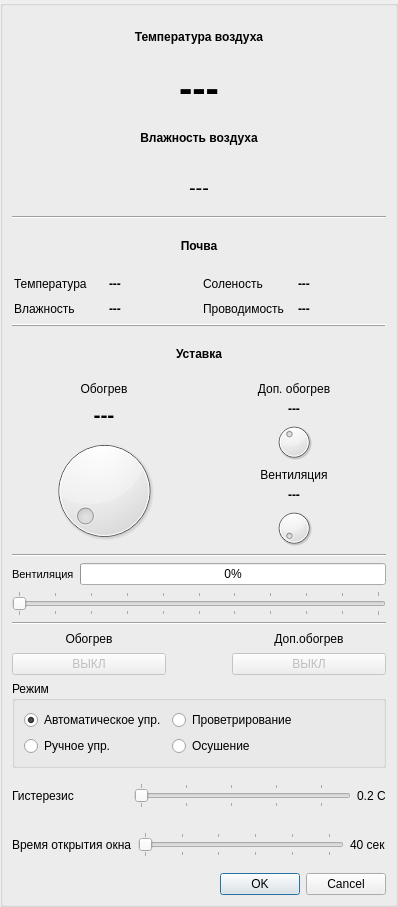
<?xml version="1.0" encoding="UTF-8"?>
<ui version="4.0">
 <class>FormTeplica</class>
 <widget class="QWidget" name="FormTeplica">
  <property name="windowModality">
   <enum>Qt::ApplicationModal</enum>
  </property>
  <property name="geometry">
   <rect>
    <x>0</x>
    <y>0</y>
    <width>398</width>
    <height>907</height>
   </rect>
  </property>
  <property name="sizePolicy">
   <sizepolicy hsizetype="Preferred" vsizetype="Preferred">
    <horstretch>0</horstretch>
    <verstretch>0</verstretch>
   </sizepolicy>
  </property>
  <property name="maximumSize">
   <size>
    <width>475</width>
    <height>907</height>
   </size>
  </property>
  <property name="windowTitle">
   <string>Form</string>
  </property>
  <layout class="QGridLayout" name="gridLayout_4">
   <property name="leftMargin">
    <number>0</number>
   </property>
   <property name="topMargin">
    <number>0</number>
   </property>
   <property name="rightMargin">
    <number>0</number>
   </property>
   <property name="bottomMargin">
    <number>0</number>
   </property>
   <property name="horizontalSpacing">
    <number>2</number>
   </property>
   <property name="verticalSpacing">
    <number>0</number>
   </property>
   <item row="0" column="0">
    <widget class="QGroupBox" name="groupBox">
     <property name="flat">
      <bool>false</bool>
     </property>
     <property name="checkable">
      <bool>false</bool>
     </property>
     <layout class="QGridLayout" name="gridLayout_3">
      <item row="0" column="0">
       <layout class="QVBoxLayout" name="verticalLayout">
        <property name="sizeConstraint">
         <enum>QLayout::SetMinimumSize</enum>
        </property>
        <item>
         <layout class="QHBoxLayout" name="horizontalLayout_4">
          <item>
           <widget class="QLabel" name="label_3">
            <property name="text">
             <string>&lt;html&gt;&lt;head/&gt;&lt;body&gt;&lt;p align=&quot;center&quot;&gt;&lt;span style=&quot; font-weight:600;&quot;&gt;Температура воздуха&lt;/span&gt;&lt;/p&gt;&lt;/body&gt;&lt;/html&gt;</string>
            </property>
           </widget>
          </item>
         </layout>
        </item>
        <item>
         <widget class="QLabel" name="Temperature">
          <property name="font">
           <font>
            <pointsize>30</pointsize>
            <italic>false</italic>
            <bold>true</bold>
           </font>
          </property>
          <property name="text">
           <string>---</string>
          </property>
          <property name="alignment">
           <set>Qt::AlignCenter</set>
          </property>
          <property name="margin">
           <number>1</number>
          </property>
         </widget>
        </item>
        <item>
         <layout class="QHBoxLayout" name="horizontalLayout_7">
          <item>
           <widget class="QLabel" name="label_4">
            <property name="text">
             <string>&lt;html&gt;&lt;head/&gt;&lt;body&gt;&lt;p align=&quot;center&quot;&gt;&lt;span style=&quot; font-weight:600;&quot;&gt;Влажность воздуха&lt;/span&gt;&lt;/p&gt;&lt;/body&gt;&lt;/html&gt;</string>
            </property>
           </widget>
          </item>
         </layout>
        </item>
        <item>
         <widget class="QLabel" name="Hum">
          <property name="font">
           <font>
            <pointsize>15</pointsize>
            <italic>false</italic>
            <bold>false</bold>
           </font>
          </property>
          <property name="text">
           <string>---</string>
          </property>
          <property name="alignment">
           <set>Qt::AlignCenter</set>
          </property>
          <property name="margin">
           <number>1</number>
          </property>
         </widget>
        </item>
        <item>
         <widget class="Line" name="line_2">
          <property name="orientation">
           <enum>Qt::Horizontal</enum>
          </property>
         </widget>
        </item>
        <item>
         <widget class="QLabel" name="label_9">
          <property name="text">
           <string>&lt;html&gt;&lt;head/&gt;&lt;body&gt;&lt;p align=&quot;center&quot;&gt;&lt;span style=&quot; font-weight:600;&quot;&gt;Почва&lt;/span&gt;&lt;/p&gt;&lt;/body&gt;&lt;/html&gt;</string>
          </property>
          <property name="alignment">
           <set>Qt::AlignCenter</set>
          </property>
         </widget>
        </item>
        <item>
         <layout class="QGridLayout" name="gridLayout">
          <property name="sizeConstraint">
           <enum>QLayout::SetFixedSize</enum>
          </property>
          <property name="leftMargin">
           <number>2</number>
          </property>
          <property name="topMargin">
           <number>0</number>
          </property>
          <item row="1" column="0">
           <layout class="QHBoxLayout" name="horizontalLayout_14">
            <item>
             <widget class="QLabel" name="label_soilH">
              <property name="text">
               <string>Влажность</string>
              </property>
             </widget>
            </item>
            <item>
             <widget class="QLabel" name="soilH">
              <property name="font">
               <font>
                <bold>true</bold>
               </font>
              </property>
              <property name="text">
               <string>---</string>
              </property>
             </widget>
            </item>
            <item>
             <widget class="QLabel" name="label_soilC">
              <property name="text">
               <string>Проводимость</string>
              </property>
             </widget>
            </item>
            <item>
             <widget class="QLabel" name="soilC">
              <property name="font">
               <font>
                <bold>true</bold>
               </font>
              </property>
              <property name="text">
               <string>---</string>
              </property>
             </widget>
            </item>
           </layout>
          </item>
          <item row="0" column="0">
           <layout class="QHBoxLayout" name="horizontalLayout_15">
            <item>
             <layout class="QHBoxLayout" name="horizontalLayout_16">
              <item>
               <widget class="QLabel" name="label_soilT">
                <property name="text">
                 <string>Температура</string>
                </property>
               </widget>
              </item>
              <item>
               <widget class="QLabel" name="soilT">
                <property name="font">
                 <font>
                  <bold>true</bold>
                 </font>
                </property>
                <property name="text">
                 <string>---</string>
                </property>
               </widget>
              </item>
              <item>
               <widget class="QLabel" name="label_soilPH">
                <property name="text">
                 <string>Соленость</string>
                </property>
               </widget>
              </item>
              <item>
               <widget class="QLabel" name="soilPH">
                <property name="font">
                 <font>
                  <bold>true</bold>
                 </font>
                </property>
                <property name="text">
                 <string>---</string>
                </property>
               </widget>
              </item>
             </layout>
            </item>
           </layout>
          </item>
         </layout>
        </item>
        <item>
         <widget class="Line" name="line_7">
          <property name="frameShadow">
           <enum>QFrame::Raised</enum>
          </property>
          <property name="orientation">
           <enum>Qt::Horizontal</enum>
          </property>
         </widget>
        </item>
        <item>
         <layout class="QHBoxLayout" name="horizontalLayout_2">
          <item>
           <widget class="QLabel" name="label">
            <property name="font">
             <font>
              <bold>true</bold>
             </font>
            </property>
            <property name="text">
             <string>&lt;html&gt;&lt;head/&gt;&lt;body&gt;&lt;p align=&quot;center&quot;&gt;Уставка&lt;/p&gt;&lt;/body&gt;&lt;/html&gt;</string>
            </property>
           </widget>
          </item>
         </layout>
        </item>
        <item>
         <layout class="QHBoxLayout" name="horizontalLayout_6">
          <item>
           <layout class="QVBoxLayout" name="verticalLayout_2">
            <item>
             <widget class="QLabel" name="label_22">
              <property name="text">
               <string>Обогрев</string>
              </property>
              <property name="alignment">
               <set>Qt::AlignCenter</set>
              </property>
             </widget>
            </item>
            <item>
             <widget class="QLabel" name="Ustavka">
              <property name="font">
               <font>
                <pointsize>16</pointsize>
                <italic>false</italic>
                <bold>true</bold>
               </font>
              </property>
              <property name="text">
               <string>---</string>
              </property>
              <property name="alignment">
               <set>Qt::AlignCenter</set>
              </property>
             </widget>
            </item>
            <item>
             <widget class="QDial" name="dial_UstTemper">
              <property name="enabled">
               <bool>true</bool>
              </property>
              <property name="sizePolicy">
               <sizepolicy hsizetype="Preferred" vsizetype="Preferred">
                <horstretch>0</horstretch>
                <verstretch>200</verstretch>
               </sizepolicy>
              </property>
              <property name="minimumSize">
               <size>
                <width>0</width>
                <height>100</height>
               </size>
              </property>
              <property name="sizeIncrement">
               <size>
                <width>0</width>
                <height>100</height>
               </size>
              </property>
              <property name="baseSize">
               <size>
                <width>0</width>
                <height>100</height>
               </size>
              </property>
              <property name="cursor">
               <cursorShape>PointingHandCursor</cursorShape>
              </property>
              <property name="contextMenuPolicy">
               <enum>Qt::DefaultContextMenu</enum>
              </property>
              <property name="minimum">
               <number>0</number>
              </property>
              <property name="maximum">
               <number>50</number>
              </property>
              <property name="singleStep">
               <number>1</number>
              </property>
              <property name="value">
               <number>1</number>
              </property>
              <property name="tracking">
               <bool>true</bool>
              </property>
              <property name="invertedAppearance">
               <bool>false</bool>
              </property>
              <property name="invertedControls">
               <bool>false</bool>
              </property>
             </widget>
            </item>
           </layout>
          </item>
          <item>
           <layout class="QVBoxLayout" name="verticalLayout_3">
            <item>
             <widget class="QLabel" name="label_24">
              <property name="text">
               <string>Доп. обогрев</string>
              </property>
              <property name="alignment">
               <set>Qt::AlignCenter</set>
              </property>
             </widget>
            </item>
            <item>
             <widget class="QLabel" name="UstavkaHeat">
              <property name="font">
               <font>
                <pointsize>9</pointsize>
                <italic>false</italic>
                <bold>true</bold>
                <kerning>false</kerning>
               </font>
              </property>
              <property name="text">
               <string>---</string>
              </property>
              <property name="alignment">
               <set>Qt::AlignCenter</set>
              </property>
             </widget>
            </item>
            <item>
             <widget class="QDial" name="dial_Ust_Heat">
              <property name="enabled">
               <bool>true</bool>
              </property>
              <property name="sizePolicy">
               <sizepolicy hsizetype="Preferred" vsizetype="Minimum">
                <horstretch>10</horstretch>
                <verstretch>0</verstretch>
               </sizepolicy>
              </property>
              <property name="minimumSize">
               <size>
                <width>10</width>
                <height>0</height>
               </size>
              </property>
              <property name="maximumSize">
               <size>
                <width>16777215</width>
                <height>40</height>
               </size>
              </property>
              <property name="cursor">
               <cursorShape>PointingHandCursor</cursorShape>
              </property>
              <property name="contextMenuPolicy">
               <enum>Qt::DefaultContextMenu</enum>
              </property>
              <property name="minimum">
               <number>0</number>
              </property>
              <property name="maximum">
               <number>10</number>
              </property>
              <property name="singleStep">
               <number>1</number>
              </property>
              <property name="pageStep">
               <number>5</number>
              </property>
              <property name="value">
               <number>4</number>
              </property>
              <property name="sliderPosition">
               <number>4</number>
              </property>
              <property name="tracking">
               <bool>true</bool>
              </property>
              <property name="invertedAppearance">
               <bool>false</bool>
              </property>
              <property name="invertedControls">
               <bool>false</bool>
              </property>
             </widget>
            </item>
            <item>
             <widget class="QLabel" name="label_23">
              <property name="text">
               <string>Вентиляция</string>
              </property>
              <property name="alignment">
               <set>Qt::AlignCenter</set>
              </property>
             </widget>
            </item>
            <item>
             <widget class="QLabel" name="UstavkaWin">
              <property name="font">
               <font>
                <pointsize>9</pointsize>
                <italic>false</italic>
                <bold>true</bold>
                <kerning>false</kerning>
               </font>
              </property>
              <property name="text">
               <string>---</string>
              </property>
              <property name="alignment">
               <set>Qt::AlignCenter</set>
              </property>
             </widget>
            </item>
            <item>
             <widget class="QDial" name="dial_Ust_Win">
              <property name="enabled">
               <bool>true</bool>
              </property>
              <property name="sizePolicy">
               <sizepolicy hsizetype="Preferred" vsizetype="Minimum">
                <horstretch>10</horstretch>
                <verstretch>0</verstretch>
               </sizepolicy>
              </property>
              <property name="minimumSize">
               <size>
                <width>10</width>
                <height>0</height>
               </size>
              </property>
              <property name="maximumSize">
               <size>
                <width>16777215</width>
                <height>40</height>
               </size>
              </property>
              <property name="cursor">
               <cursorShape>PointingHandCursor</cursorShape>
              </property>
              <property name="contextMenuPolicy">
               <enum>Qt::DefaultContextMenu</enum>
              </property>
              <property name="minimum">
               <number>0</number>
              </property>
              <property name="maximum">
               <number>35</number>
              </property>
              <property name="singleStep">
               <number>1</number>
              </property>
              <property name="pageStep">
               <number>5</number>
              </property>
              <property name="value">
               <number>0</number>
              </property>
              <property name="tracking">
               <bool>true</bool>
              </property>
              <property name="invertedAppearance">
               <bool>false</bool>
              </property>
              <property name="invertedControls">
               <bool>false</bool>
              </property>
             </widget>
            </item>
           </layout>
          </item>
         </layout>
        </item>
        <item>
         <widget class="Line" name="line_8">
          <property name="orientation">
           <enum>Qt::Horizontal</enum>
          </property>
         </widget>
        </item>
        <item>
         <layout class="QHBoxLayout" name="horizontalLayout">
          <property name="topMargin">
           <number>0</number>
          </property>
          <item>
           <widget class="QLabel" name="label_7">
            <property name="font">
             <font>
              <pointsize>8</pointsize>
             </font>
            </property>
            <property name="text">
             <string>Вентиляция</string>
            </property>
           </widget>
          </item>
          <item>
           <widget class="QProgressBar" name="progressBar">
            <property name="value">
             <number>0</number>
            </property>
            <property name="alignment">
             <set>Qt::AlignCenter</set>
            </property>
            <property name="orientation">
             <enum>Qt::Horizontal</enum>
            </property>
            <property name="textDirection">
             <enum>QProgressBar::BottomToTop</enum>
            </property>
           </widget>
          </item>
         </layout>
        </item>
        <item>
         <widget class="QSlider" name="Setting_window">
          <property name="enabled">
           <bool>true</bool>
          </property>
          <property name="sizePolicy">
           <sizepolicy hsizetype="Minimum" vsizetype="Maximum">
            <horstretch>0</horstretch>
            <verstretch>0</verstretch>
           </sizepolicy>
          </property>
          <property name="minimumSize">
           <size>
            <width>300</width>
            <height>25</height>
           </size>
          </property>
          <property name="autoFillBackground">
           <bool>false</bool>
          </property>
          <property name="inputMethodHints">
           <set>Qt::ImhNone</set>
          </property>
          <property name="maximum">
           <number>100</number>
          </property>
          <property name="singleStep">
           <number>5</number>
          </property>
          <property name="value">
           <number>0</number>
          </property>
          <property name="sliderPosition">
           <number>0</number>
          </property>
          <property name="tracking">
           <bool>false</bool>
          </property>
          <property name="orientation">
           <enum>Qt::Horizontal</enum>
          </property>
          <property name="invertedAppearance">
           <bool>false</bool>
          </property>
          <property name="invertedControls">
           <bool>false</bool>
          </property>
          <property name="tickPosition">
           <enum>QSlider::TicksBothSides</enum>
          </property>
          <property name="tickInterval">
           <number>10</number>
          </property>
         </widget>
        </item>
        <item>
         <widget class="Line" name="line">
          <property name="orientation">
           <enum>Qt::Horizontal</enum>
          </property>
         </widget>
        </item>
        <item>
         <layout class="QGridLayout" name="gridLayout_2">
          <item row="1" column="0">
           <widget class="QPushButton" name="pushButtonPump">
            <property name="enabled">
             <bool>false</bool>
            </property>
            <property name="styleSheet">
             <string notr="true"/>
            </property>
            <property name="text">
             <string>ВЫКЛ</string>
            </property>
            <property name="checkable">
             <bool>false</bool>
            </property>
            <property name="checked">
             <bool>false</bool>
            </property>
           </widget>
          </item>
          <item row="0" column="2">
           <widget class="QLabel" name="label_6">
            <property name="text">
             <string>Доп.обогрев</string>
            </property>
            <property name="alignment">
             <set>Qt::AlignCenter</set>
            </property>
           </widget>
          </item>
          <item row="1" column="2">
           <widget class="QPushButton" name="pushButtonHeat">
            <property name="enabled">
             <bool>false</bool>
            </property>
            <property name="text">
             <string>ВЫКЛ</string>
            </property>
           </widget>
          </item>
          <item row="0" column="0">
           <widget class="QLabel" name="label_5">
            <property name="text">
             <string>Обогрев</string>
            </property>
            <property name="alignment">
             <set>Qt::AlignCenter</set>
            </property>
           </widget>
          </item>
          <item row="1" column="1">
           <spacer name="horizontalSpacer_5">
            <property name="orientation">
             <enum>Qt::Horizontal</enum>
            </property>
            <property name="sizeType">
             <enum>QSizePolicy::Minimum</enum>
            </property>
            <property name="sizeHint" stdset="0">
             <size>
              <width>60</width>
              <height>20</height>
             </size>
            </property>
           </spacer>
          </item>
         </layout>
        </item>
        <item>
         <widget class="QGroupBox" name="groupBox_2">
          <property name="title">
           <string>Режим</string>
          </property>
          <layout class="QFormLayout" name="formLayout">
           <item row="0" column="0">
            <widget class="QRadioButton" name="radioButton_auto">
             <property name="tabletTracking">
              <bool>true</bool>
             </property>
             <property name="text">
              <string>Автоматическое упр.</string>
             </property>
             <property name="checked">
              <bool>true</bool>
             </property>
             <property name="autoRepeat">
              <bool>true</bool>
             </property>
             <property name="autoExclusive">
              <bool>true</bool>
             </property>
            </widget>
           </item>
           <item row="1" column="0">
            <widget class="QRadioButton" name="radioButton_manual">
             <property name="tabletTracking">
              <bool>true</bool>
             </property>
             <property name="text">
              <string>Ручное упр.</string>
             </property>
             <property name="checked">
              <bool>false</bool>
             </property>
             <property name="autoRepeat">
              <bool>true</bool>
             </property>
             <property name="autoExclusive">
              <bool>true</bool>
             </property>
            </widget>
           </item>
           <item row="0" column="1">
            <widget class="QRadioButton" name="radioButton_win">
             <property name="tabletTracking">
              <bool>true</bool>
             </property>
             <property name="layoutDirection">
              <enum>Qt::LeftToRight</enum>
             </property>
             <property name="text">
              <string>Проветрирование</string>
             </property>
             <property name="checked">
              <bool>false</bool>
             </property>
             <property name="autoRepeat">
              <bool>true</bool>
             </property>
             <property name="autoExclusive">
              <bool>true</bool>
             </property>
            </widget>
           </item>
           <item row="1" column="1">
            <widget class="QRadioButton" name="radioButton_decrease_in_humidity">
             <property name="text">
              <string>Осушение</string>
             </property>
             <property name="autoRepeat">
              <bool>true</bool>
             </property>
            </widget>
           </item>
          </layout>
         </widget>
        </item>
        <item>
         <layout class="QHBoxLayout" name="horizontalLayout_3">
          <item>
           <widget class="QLabel" name="label_2">
            <property name="enabled">
             <bool>true</bool>
            </property>
            <property name="text">
             <string>Гистерезис</string>
            </property>
           </widget>
          </item>
          <item>
           <spacer name="horizontalSpacer">
            <property name="enabled">
             <bool>true</bool>
            </property>
            <property name="orientation">
             <enum>Qt::Horizontal</enum>
            </property>
            <property name="sizeType">
             <enum>QSizePolicy::Fixed</enum>
            </property>
            <property name="sizeHint" stdset="0">
             <size>
              <width>54</width>
              <height>20</height>
             </size>
            </property>
           </spacer>
          </item>
          <item>
           <widget class="QSlider" name="Setting_window_2">
            <property name="enabled">
             <bool>true</bool>
            </property>
            <property name="autoFillBackground">
             <bool>false</bool>
            </property>
            <property name="inputMethodHints">
             <set>Qt::ImhNone</set>
            </property>
            <property name="minimum">
             <number>2</number>
            </property>
            <property name="maximum">
             <number>20</number>
            </property>
            <property name="singleStep">
             <number>2</number>
            </property>
            <property name="pageStep">
             <number>4</number>
            </property>
            <property name="value">
             <number>2</number>
            </property>
            <property name="sliderPosition">
             <number>2</number>
            </property>
            <property name="tracking">
             <bool>false</bool>
            </property>
            <property name="orientation">
             <enum>Qt::Horizontal</enum>
            </property>
            <property name="invertedAppearance">
             <bool>false</bool>
            </property>
            <property name="invertedControls">
             <bool>false</bool>
            </property>
            <property name="tickPosition">
             <enum>QSlider::TicksBothSides</enum>
            </property>
            <property name="tickInterval">
             <number>4</number>
            </property>
           </widget>
          </item>
          <item>
           <widget class="QLabel" name="label_11">
            <property name="text">
             <string>0.2 C</string>
            </property>
           </widget>
          </item>
         </layout>
        </item>
        <item>
         <layout class="QHBoxLayout" name="horizontalLayout_5">
          <item>
           <widget class="QLabel" name="label_8">
            <property name="enabled">
             <bool>true</bool>
            </property>
            <property name="text">
             <string>Время открытия окна</string>
            </property>
           </widget>
          </item>
          <item>
           <widget class="QSlider" name="Setting_window_3">
            <property name="enabled">
             <bool>true</bool>
            </property>
            <property name="autoFillBackground">
             <bool>false</bool>
            </property>
            <property name="inputMethodHints">
             <set>Qt::ImhNone</set>
            </property>
            <property name="minimum">
             <number>40</number>
            </property>
            <property name="maximum">
             <number>300</number>
            </property>
            <property name="singleStep">
             <number>1</number>
            </property>
            <property name="sliderPosition">
             <number>40</number>
            </property>
            <property name="tracking">
             <bool>false</bool>
            </property>
            <property name="orientation">
             <enum>Qt::Horizontal</enum>
            </property>
            <property name="invertedAppearance">
             <bool>false</bool>
            </property>
            <property name="invertedControls">
             <bool>false</bool>
            </property>
            <property name="tickPosition">
             <enum>QSlider::TicksBothSides</enum>
            </property>
            <property name="tickInterval">
             <number>50</number>
            </property>
           </widget>
          </item>
          <item>
           <widget class="QLabel" name="label_12">
            <property name="text">
             <string>40 сек</string>
            </property>
           </widget>
          </item>
         </layout>
        </item>
        <item>
         <widget class="QDialogButtonBox" name="buttonBox">
          <property name="standardButtons">
           <set>QDialogButtonBox::Cancel|QDialogButtonBox::Ok</set>
          </property>
         </widget>
        </item>
        <item>
         <layout class="QVBoxLayout" name="verticalLayout_7"/>
        </item>
       </layout>
      </item>
     </layout>
    </widget>
   </item>
  </layout>
 </widget>
 <resources/>
 <connections/>
</ui>
